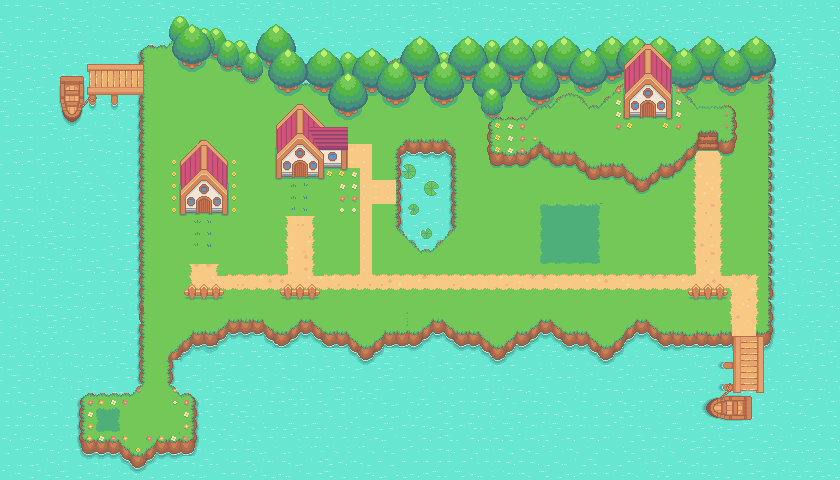

This game map was drawn from its Tiled (.tmx) file and the tilesets committed beside it. A one-line description and the trimmed map source follow:
An orthogonal 70x40 tile map with 12x12 px tiles, 15 tile layers (water, in-water, island, island-2, ...), 5 hidden layers not drawn, 2 tilesets.

<map version="1.9" tiledversion="1.9.0" orientation="orthogonal" renderorder="right-down" width="70" height="40" tilewidth="12" tileheight="12" infinite="0" nextlayerid="28" nextobjectid="1">
 <tileset firstgid="1" source="pokemonTileset.tsx" />
 <tileset firstgid="1025" source="collisionTileset.tsx" />
 <group id="23" name="Background-Image">
  <layer id="1" name="water" width="70" height="40">
   <data>[2800 cells, 2800 non-empty, 9 distinct tile ids]</data>
  </layer>
  <layer id="21" name="in-water" width="70" height="40">
   <data>[2800 cells, 12 non-empty, 6 distinct tile ids]</data>
  </layer>
  <layer id="2" name="island" width="70" height="40">
   <data>[2800 cells, 1429 non-empty, 140 distinct tile ids]</data>
  </layer>
  <layer id="6" name="island-2" width="70" height="40">
   <data>[2800 cells, 127 non-empty, 69 distinct tile ids]</data>
  </layer>
  <layer id="26" name="battle-zones" width="70" height="40">
   <data>[2800 cells, 29 non-empty, 9 distinct tile ids]</data>
  </layer>
  <layer id="5" name="road" width="70" height="40">
   <data>[2800 cells, 225 non-empty, 13 distinct tile ids]</data>
  </layer>
  <group id="9" name="trees-back">
   <layer id="8" name="trees-medium" width="70" height="40">
    <data>[2800 cells, 50 non-empty, 13 distinct tile ids]</data>
   </layer>
   <layer id="13" name="trees-medium-2" width="70" height="40">
    <data>[2800 cells, 18 non-empty, 6 distinct tile ids]</data>
   </layer>
   <layer id="10" name="trees-big-1" width="70" height="40">
    <data>[2800 cells, 192 non-empty, 16 distinct tile ids]</data>
   </layer>
   <layer id="11" name="trees-big-2" width="70" height="40">
    <data>[2800 cells, 160 non-empty, 16 distinct tile ids]</data>
   </layer>
   <layer id="25" name="trees-medium-3" width="70" height="40">
    <data>[2800 cells, 6 non-empty, 6 distinct tile ids]</data>
   </layer>
  </group>
  <layer id="3" name="bridge - plateau" width="70" height="40">
   <data>[2800 cells, 272 non-empty, 140 distinct tile ids]</data>
  </layer>
  <layer id="4" name="Houses" width="70" height="40">
   <data>[2800 cells, 155 non-empty, 106 distinct tile ids]</data>
  </layer>
  <group id="17" name="fence">
   <layer id="18" name="fence-1" width="70" height="40">
    <data>[2800 cells, 24 non-empty, 8 distinct tile ids]</data>
   </layer>
  </group>
  <group id="19" name="grass">
   <layer id="20" name="grass-1" width="70" height="40">
    <data>[2800 cells, 74 non-empty, 18 distinct tile ids]</data>
   </layer>
  </group>
  <group id="14" name="trees-front" visible="0">
   <layer id="15" name="trees-small-1" width="70" height="40">
    <data>[2800 cells, 36 non-empty, 7 distinct tile ids]</data>
   </layer>
   <layer id="16" name="trees-small-2" width="70" height="40">
    <data>[2800 cells, 16 non-empty, 4 distinct tile ids]</data>
   </layer>
  </group>
 </group>
 <layer id="24" name="Foreground-Image" width="70" height="40" visible="0">
  <data>[2800 cells, 39 non-empty, 25 distinct tile ids]</data>
 </layer>
 <layer id="27" name="Battle Zones" width="70" height="40" visible="0">
  <data>[2800 cells, 29 non-empty, 1 distinct tile ids]</data>
 </layer>
 <layer id="22" name="collision" width="70" height="40" visible="0" opacity="0.59">
  <data>[2800 cells, 309 non-empty, 1 distinct tile ids]</data>
 </layer>
</map>
